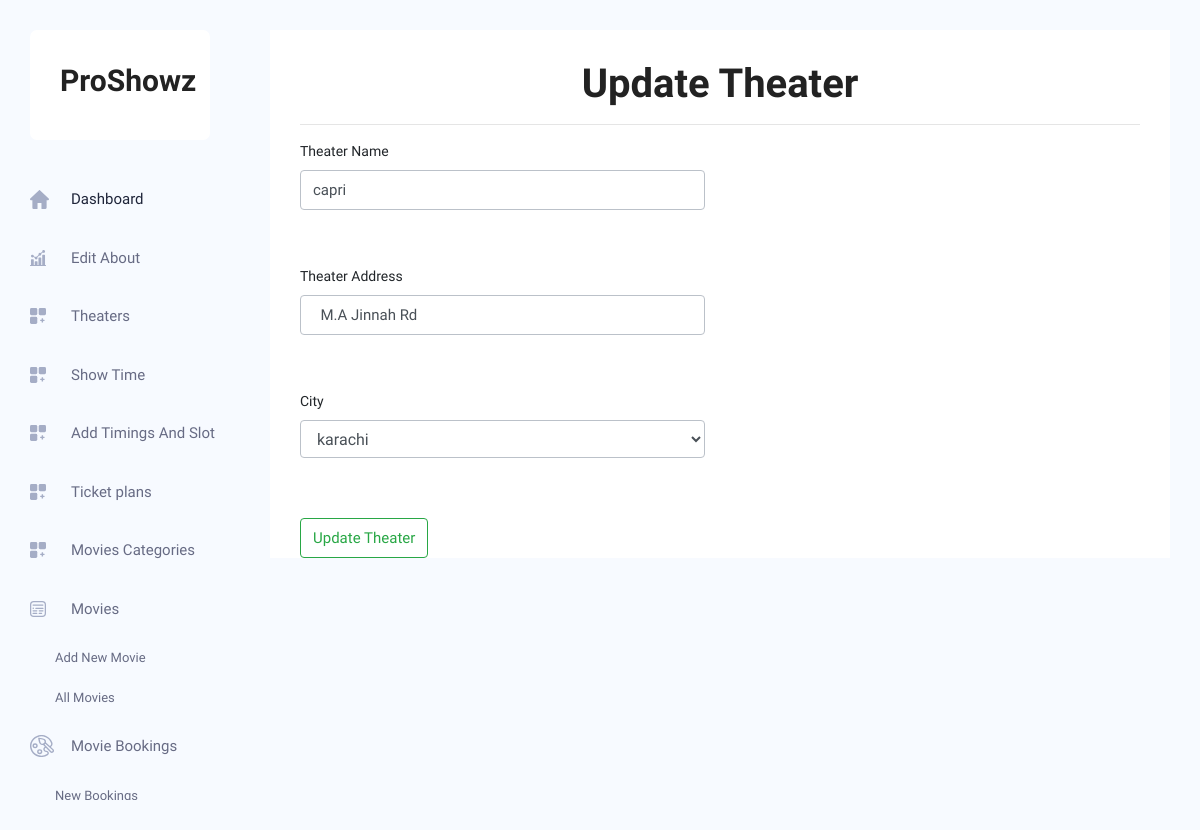
/admin/theater_update.php?id=3, run on the app's committed database.
### tables this page shows
CREATE TABLE `theater` (
  `theater_id` int(11) NOT NULL,
  `theater_name` varchar(50) NOT NULL,
  `address` varchar(50) NOT NULL,
  `city` varchar(50) NOT NULL
);

### admin/theater_update.php (the view, shortened to what this page needs)
<?php
include('connection.php');
include('header.php');
$id =$_GET["id"];
$sql="SELECT * FROM `theater` WHERE `theater_id` = $id " ;
$result=mysqli_query($conn,$sql);
$row=mysqli_fetch_array($result);
?>
<body class="crm_body_bg">
<section class="main_content dashboard_part">
        <div class="main_content_iner ">
            <div class="container plr_30 body_white_bg pt_30">
            <div>
            <h1 class="text-center" style="font-size:40px;">Update Theater</h1>
            <hr>
        </div>
        <form method="post" >
    <div class="row" >
    <div class="col-sm-6">
    <label for="">Theater Name</label>
    <input type="text" value="<?php echo $row[1] ?>" name="theater_name" class="form-control form-group" style="height:40px;font-size:15px;">
    </div>
    </div>
    <div class="row" style="margin-top:40px;">
    <div class="col-sm-6">
    <label for="">Theater Address</label>
    <input type="text" value="<?php echo $row[2] ?>" name="address" class="form-control form-group" style="height:40px;font-size:15px;">
    </div>
    </div>
<div class="row" style="margin-top:40px;">
<div class="col-sm-6">
<label for="">City</label>
<select class="form-control"  name="city">
    <option value='<?php echo $row[3] ?>'><?php echo $row[3] ?></option>
  </select>
</div>
</div>
<div class="row" style="margin-top:40px;">
<div class="col-sm-3">
<button type="submit" name="update" class="btn btn-outline-success"  style="height:40px;font-size:15px;margin-top:20px;">Update Theater</button>  </div>
</div>
</form>
</div>
</div>
</section>
</body>

### data on the page
theater: theater_name "capri", address "M.A Jinnah Rd", city "karachi"
